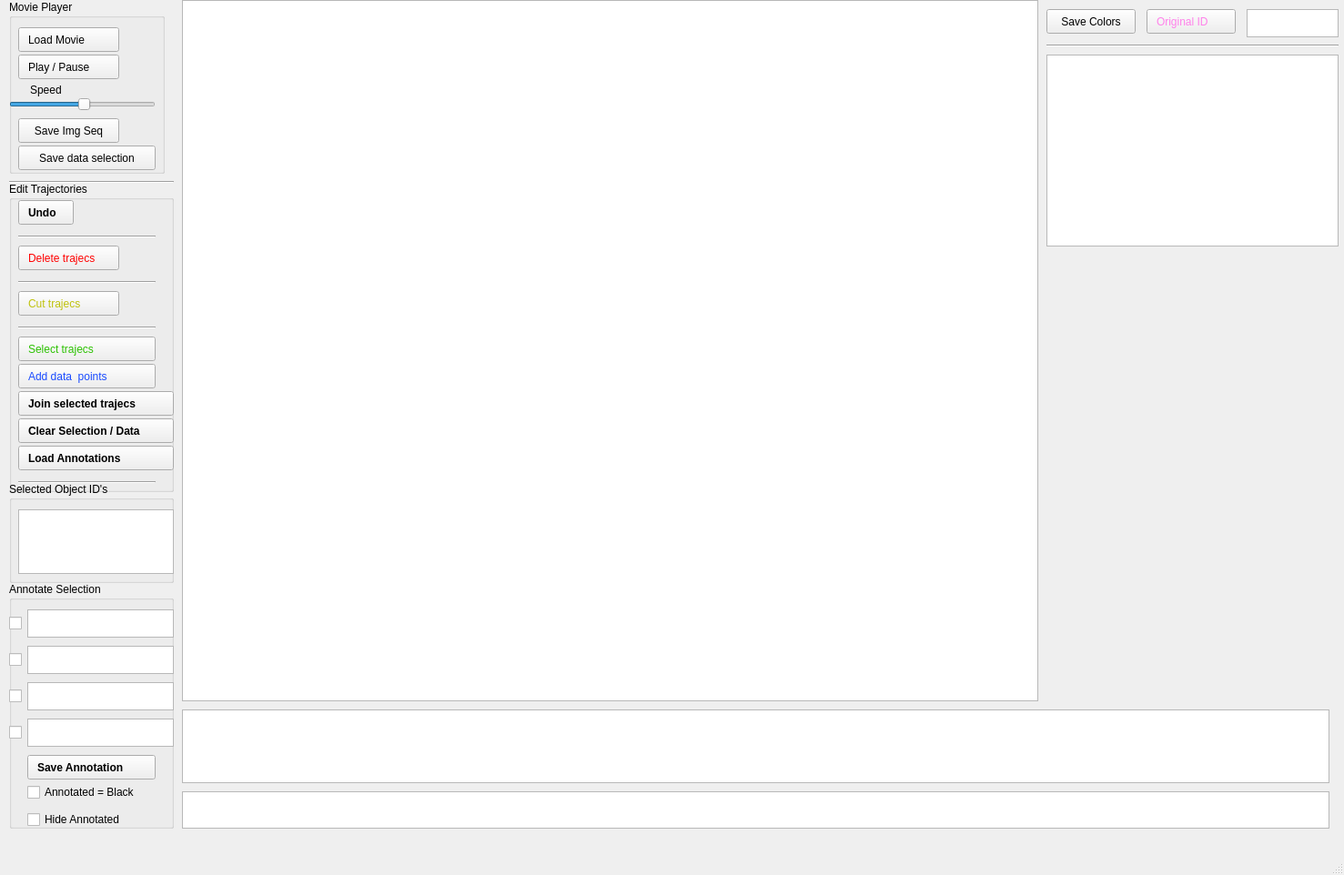
<?xml version="1.0" encoding="UTF-8"?>
<ui version="4.0">
 <class>MainWindow</class>
 <widget class="QMainWindow" name="MainWindow">
  <property name="geometry">
   <rect>
    <x>0</x>
    <y>0</y>
    <width>1477</width>
    <height>962</height>
   </rect>
  </property>
  <property name="windowTitle">
   <string>MainWindow</string>
  </property>
  <widget class="QWidget" name="centralwidget">
   <widget class="PlotWidget" name="qtplot_trajectory">
    <property name="geometry">
     <rect>
      <x>200</x>
      <y>0</y>
      <width>941</width>
      <height>771</height>
     </rect>
    </property>
   </widget>
   <widget class="PlotWidget" name="qtplot_timetrace">
    <property name="geometry">
     <rect>
      <x>200</x>
      <y>780</y>
      <width>1261</width>
      <height>81</height>
     </rect>
    </property>
   </widget>
   <widget class="QGroupBox" name="groupBox">
    <property name="geometry">
     <rect>
      <x>10</x>
      <y>0</y>
      <width>171</width>
      <height>191</height>
     </rect>
    </property>
    <property name="title">
     <string>Movie Player</string>
    </property>
    <widget class="QPushButton" name="movie_play">
     <property name="geometry">
      <rect>
       <x>10</x>
       <y>30</y>
       <width>111</width>
       <height>27</height>
      </rect>
     </property>
     <property name="styleSheet">
      <string notr="true">text-align: left; padding-left: 10px</string>
     </property>
     <property name="text">
      <string>Load Movie</string>
     </property>
    </widget>
    <widget class="QPushButton" name="movie_pause">
     <property name="geometry">
      <rect>
       <x>10</x>
       <y>60</y>
       <width>111</width>
       <height>27</height>
      </rect>
     </property>
     <property name="styleSheet">
      <string notr="true">text-align: left; padding-left: 10px</string>
     </property>
     <property name="text">
      <string>Play / Pause</string>
     </property>
    </widget>
    <widget class="QSlider" name="movie_speed">
     <property name="geometry">
      <rect>
       <x>0</x>
       <y>100</y>
       <width>161</width>
       <height>29</height>
      </rect>
     </property>
     <property name="minimum">
      <number>-30</number>
     </property>
     <property name="maximum">
      <number>30</number>
     </property>
     <property name="singleStep">
      <number>1</number>
     </property>
     <property name="value">
      <number>1</number>
     </property>
     <property name="orientation">
      <enum>Qt::Horizontal</enum>
     </property>
    </widget>
    <widget class="QLabel" name="label">
     <property name="geometry">
      <rect>
       <x>10</x>
       <y>90</y>
       <width>66</width>
       <height>17</height>
      </rect>
     </property>
     <property name="styleSheet">
      <string notr="true">text-align: left; padding-left: 10px</string>
     </property>
     <property name="text">
      <string>Speed</string>
     </property>
    </widget>
    <widget class="QPushButton" name="movie_save">
     <property name="geometry">
      <rect>
       <x>10</x>
       <y>130</y>
       <width>111</width>
       <height>27</height>
      </rect>
     </property>
     <property name="text">
      <string>Save Img Seq</string>
     </property>
    </widget>
    <widget class="QPushButton" name="save_trajecs">
     <property name="geometry">
      <rect>
       <x>10</x>
       <y>160</y>
       <width>151</width>
       <height>27</height>
      </rect>
     </property>
     <property name="text">
      <string>Save data selection</string>
     </property>
    </widget>
   </widget>
   <widget class="QGroupBox" name="groupBox_2">
    <property name="geometry">
     <rect>
      <x>10</x>
      <y>200</y>
      <width>181</width>
      <height>341</height>
     </rect>
    </property>
    <property name="title">
     <string>Edit Trajectories</string>
    </property>
    <widget class="QPushButton" name="trajec_delete">
     <property name="geometry">
      <rect>
       <x>10</x>
       <y>70</y>
       <width>111</width>
       <height>27</height>
      </rect>
     </property>
     <property name="styleSheet">
      <string notr="true">color: rgb(255, 2, 2); text-align: left; padding-left: 10px</string>
     </property>
     <property name="text">
      <string>Delete trajecs</string>
     </property>
    </widget>
    <widget class="QPushButton" name="trajec_cut">
     <property name="geometry">
      <rect>
       <x>10</x>
       <y>120</y>
       <width>111</width>
       <height>27</height>
      </rect>
     </property>
     <property name="styleSheet">
      <string notr="true">color: rgb(191, 194, 12); text-align: left; padding-left: 10px</string>
     </property>
     <property name="text">
      <string>Cut trajecs</string>
     </property>
    </widget>
    <widget class="QPushButton" name="trajec_join_add_data">
     <property name="geometry">
      <rect>
       <x>10</x>
       <y>200</y>
       <width>151</width>
       <height>27</height>
      </rect>
     </property>
     <property name="styleSheet">
      <string notr="true">color: rgb(26, 75, 255); text-align: left; padding-left: 10px</string>
     </property>
     <property name="text">
      <string>Add data  points</string>
     </property>
    </widget>
    <widget class="QPushButton" name="trajec_join_save">
     <property name="geometry">
      <rect>
       <x>10</x>
       <y>230</y>
       <width>171</width>
       <height>27</height>
      </rect>
     </property>
     <property name="styleSheet">
      <string notr="true">font-weight: bold; text-align: left; padding-left: 10px</string>
     </property>
     <property name="text">
      <string>Join selected trajecs</string>
     </property>
    </widget>
    <widget class="QPushButton" name="trajec_undo">
     <property name="geometry">
      <rect>
       <x>10</x>
       <y>20</y>
       <width>61</width>
       <height>27</height>
      </rect>
     </property>
     <property name="styleSheet">
      <string notr="true">font-weight: bold; text-align: left; padding-left: 10px</string>
     </property>
     <property name="text">
      <string>Undo</string>
     </property>
    </widget>
    <widget class="QPushButton" name="trajec_join_collect">
     <property name="geometry">
      <rect>
       <x>10</x>
       <y>170</y>
       <width>151</width>
       <height>27</height>
      </rect>
     </property>
     <property name="styleSheet">
      <string notr="true">color: rgb(43, 193, 1); text-align: left; padding-left: 10px</string>
     </property>
     <property name="text">
      <string>Select trajecs</string>
     </property>
    </widget>
    <widget class="Line" name="line_2">
     <property name="geometry">
      <rect>
       <x>10</x>
       <y>50</y>
       <width>151</width>
       <height>20</height>
      </rect>
     </property>
     <property name="orientation">
      <enum>Qt::Horizontal</enum>
     </property>
    </widget>
    <widget class="Line" name="line_3">
     <property name="geometry">
      <rect>
       <x>10</x>
       <y>100</y>
       <width>151</width>
       <height>20</height>
      </rect>
     </property>
     <property name="orientation">
      <enum>Qt::Horizontal</enum>
     </property>
    </widget>
    <widget class="Line" name="line_4">
     <property name="geometry">
      <rect>
       <x>10</x>
       <y>150</y>
       <width>151</width>
       <height>20</height>
      </rect>
     </property>
     <property name="orientation">
      <enum>Qt::Horizontal</enum>
     </property>
    </widget>
    <widget class="Line" name="line_5">
     <property name="geometry">
      <rect>
       <x>10</x>
       <y>320</y>
       <width>151</width>
       <height>20</height>
      </rect>
     </property>
     <property name="orientation">
      <enum>Qt::Horizontal</enum>
     </property>
    </widget>
    <widget class="QPushButton" name="trajec_join_clear">
     <property name="geometry">
      <rect>
       <x>10</x>
       <y>260</y>
       <width>171</width>
       <height>27</height>
      </rect>
     </property>
     <property name="styleSheet">
      <string notr="true">font-weight: bold; text-align: left; padding-left: 10px</string>
     </property>
     <property name="text">
      <string>Clear Selection / Data</string>
     </property>
    </widget>
    <widget class="QPushButton" name="load_annotations">
     <property name="geometry">
      <rect>
       <x>10</x>
       <y>290</y>
       <width>171</width>
       <height>27</height>
      </rect>
     </property>
     <property name="styleSheet">
      <string notr="true">font-weight: bold; text-align: left; padding-left: 10px</string>
     </property>
     <property name="text">
      <string>Load Annotations</string>
     </property>
    </widget>
   </widget>
   <widget class="Line" name="line">
    <property name="geometry">
     <rect>
      <x>10</x>
      <y>190</y>
      <width>181</width>
      <height>20</height>
     </rect>
    </property>
    <property name="orientation">
     <enum>Qt::Horizontal</enum>
    </property>
   </widget>
   <widget class="QGroupBox" name="groupBox_3">
    <property name="geometry">
     <rect>
      <x>10</x>
      <y>640</y>
      <width>181</width>
      <height>271</height>
     </rect>
    </property>
    <property name="title">
     <string>Annotate Selection</string>
    </property>
    <widget class="QPushButton" name="save_annotation">
     <property name="geometry">
      <rect>
       <x>20</x>
       <y>190</y>
       <width>141</width>
       <height>27</height>
      </rect>
     </property>
     <property name="styleSheet">
      <string notr="true">font-weight: bold; text-align: left; padding-left: 10px</string>
     </property>
     <property name="text">
      <string>Save Annotation</string>
     </property>
    </widget>
    <widget class="QCheckBox" name="annotated_color_checkbox">
     <property name="geometry">
      <rect>
       <x>20</x>
       <y>220</y>
       <width>151</width>
       <height>22</height>
      </rect>
     </property>
     <property name="text">
      <string>Annotated = Black</string>
     </property>
    </widget>
    <widget class="QCheckBox" name="annotated_checkbox_1">
     <property name="geometry">
      <rect>
       <x>0</x>
       <y>30</y>
       <width>171</width>
       <height>31</height>
      </rect>
     </property>
     <property name="text">
      <string/>
     </property>
    </widget>
    <widget class="QPlainTextEdit" name="annotated_text_1">
     <property name="geometry">
      <rect>
       <x>20</x>
       <y>30</y>
       <width>161</width>
       <height>31</height>
      </rect>
     </property>
     <property name="plainText">
      <string/>
     </property>
    </widget>
    <widget class="QCheckBox" name="annotated_checkbox_2">
     <property name="geometry">
      <rect>
       <x>0</x>
       <y>70</y>
       <width>171</width>
       <height>31</height>
      </rect>
     </property>
     <property name="text">
      <string/>
     </property>
    </widget>
    <widget class="QPlainTextEdit" name="annotated_text_2">
     <property name="geometry">
      <rect>
       <x>20</x>
       <y>70</y>
       <width>161</width>
       <height>31</height>
      </rect>
     </property>
     <property name="plainText">
      <string/>
     </property>
    </widget>
    <widget class="QCheckBox" name="annotated_checkbox_3">
     <property name="geometry">
      <rect>
       <x>0</x>
       <y>110</y>
       <width>171</width>
       <height>31</height>
      </rect>
     </property>
     <property name="text">
      <string/>
     </property>
    </widget>
    <widget class="QPlainTextEdit" name="annotated_text_3">
     <property name="geometry">
      <rect>
       <x>20</x>
       <y>110</y>
       <width>161</width>
       <height>31</height>
      </rect>
     </property>
     <property name="plainText">
      <string/>
     </property>
    </widget>
    <widget class="QCheckBox" name="annotated_checkbox_4">
     <property name="geometry">
      <rect>
       <x>0</x>
       <y>150</y>
       <width>171</width>
       <height>31</height>
      </rect>
     </property>
     <property name="text">
      <string/>
     </property>
    </widget>
    <widget class="QPlainTextEdit" name="annotated_text_4">
     <property name="geometry">
      <rect>
       <x>20</x>
       <y>150</y>
       <width>161</width>
       <height>31</height>
      </rect>
     </property>
     <property name="plainText">
      <string/>
     </property>
    </widget>
    <widget class="QCheckBox" name="annotated_hide_checkbox">
     <property name="geometry">
      <rect>
       <x>20</x>
       <y>250</y>
       <width>151</width>
       <height>22</height>
      </rect>
     </property>
     <property name="text">
      <string>Hide Annotated</string>
     </property>
    </widget>
   </widget>
   <widget class="QGroupBox" name="groupBox_4">
    <property name="geometry">
     <rect>
      <x>10</x>
      <y>530</y>
      <width>181</width>
      <height>111</height>
     </rect>
    </property>
    <property name="title">
     <string>Selected Object ID's</string>
    </property>
    <widget class="QPlainTextEdit" name="qttext_selected_objids">
     <property name="geometry">
      <rect>
       <x>10</x>
       <y>30</y>
       <width>171</width>
       <height>71</height>
      </rect>
     </property>
    </widget>
   </widget>
   <widget class="QPushButton" name="save_colors">
    <property name="geometry">
     <rect>
      <x>1150</x>
      <y>10</y>
      <width>98</width>
      <height>27</height>
     </rect>
    </property>
    <property name="text">
     <string>Save Colors</string>
    </property>
   </widget>
   <widget class="QPushButton" name="get_original_objid">
    <property name="geometry">
     <rect>
      <x>1260</x>
      <y>10</y>
      <width>98</width>
      <height>27</height>
     </rect>
    </property>
    <property name="styleSheet">
     <string notr="true">color: rgb(255, 129, 234); text-align: left; padding-left: 10px</string>
    </property>
    <property name="text">
     <string>Original ID</string>
    </property>
   </widget>
   <widget class="QPlainTextEdit" name="qttext_show_original_objid">
    <property name="geometry">
     <rect>
      <x>1370</x>
      <y>10</y>
      <width>101</width>
      <height>31</height>
     </rect>
    </property>
   </widget>
   <widget class="Line" name="line_6">
    <property name="geometry">
     <rect>
      <x>1150</x>
      <y>40</y>
      <width>321</width>
      <height>20</height>
     </rect>
    </property>
    <property name="orientation">
     <enum>Qt::Horizontal</enum>
    </property>
   </widget>
   <widget class="PlotWidget" name="qtplot_gphoto2times">
    <property name="geometry">
     <rect>
      <x>200</x>
      <y>870</y>
      <width>1261</width>
      <height>41</height>
     </rect>
    </property>
   </widget>
   <widget class="PlotWidget" name="qtplot_gphoto2image">
    <property name="geometry">
     <rect>
      <x>1150</x>
      <y>60</y>
      <width>321</width>
      <height>211</height>
     </rect>
    </property>
   </widget>
  </widget>
  <widget class="QMenuBar" name="menubar">
   <property name="geometry">
    <rect>
     <x>0</x>
     <y>0</y>
     <width>1477</width>
     <height>25</height>
    </rect>
   </property>
  </widget>
  <widget class="QStatusBar" name="statusbar"/>
 </widget>
 <customwidgets>
  <customwidget>
   <class>PlotWidget</class>
   <extends>QGraphicsView</extends>
   <header>pyqtgraph</header>
  </customwidget>
 </customwidgets>
 <resources/>
 <connections/>
</ui>
